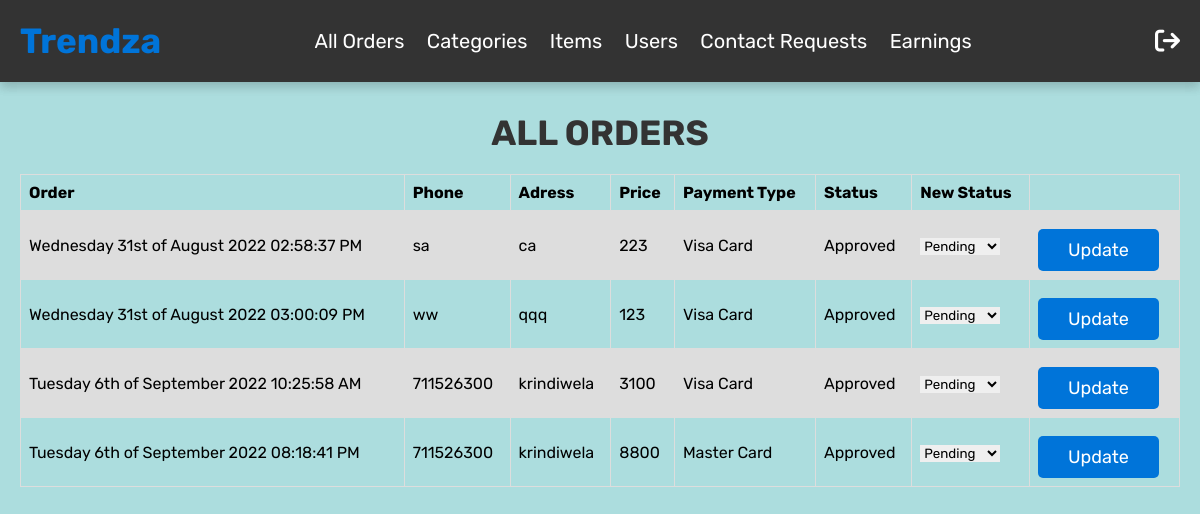
The page /admin/ (signed in) on the database its author committed.
### tables this page shows
CREATE TABLE `orders` (
  `id` int(11) NOT NULL,
  `userid` int(11) NOT NULL,
  `datetime` varchar(100) NOT NULL,
  `address` varchar(250) NOT NULL,
  `phone` varchar(250) NOT NULL,
  `payment` varchar(250) NOT NULL,
  `card` varchar(250) NOT NULL,
  `cardexp` varchar(250) NOT NULL,
  `ordersum` int(11) NOT NULL,
  `status` varchar(250) NOT NULL DEFAULT 'pending'
);

### admin/index.php (the view, shortened to what this page needs)
<?php
include_once('../controllers/dbcon.php');
?>
<!DOCTYPE html>
<html lang="en">
<head>
   <link rel="stylesheet" href="https://cdnjs.cloudflare.com/ajax/libs/font-awesome/6.0.0/css/all.min.css">
<link rel="stylesheet" href="../css/style.css">
</head>
<body>
<?php include 'adminheader.php' ;?>
<section class="home-category">
   <h1 class="title">All Orders</h1>
   <div class="">
   <table>
         <tr>
            <th>Order</th>
            <th>Phone</th>
            <th>Adress</th>
            <th>Price</th>
            <th>Payment Type</th>
            <th>Status</th>
            <th>New Status</th>
            <th></th>
         </tr>
   <?php
            $itemsql = "SELECT * FROM `orders`";
            $itemresult = $conn->query($itemsql);
            if ($itemresult->num_rows > 0) {
                while($row = $itemresult->fetch_assoc())
                {
                    echo '
                    <tr>
                        <td>'.$row['datetime'].'</td>
                        <td>'.$row['phone'].'</td>
                        <td>'.$row['address'].'</td>
                        <td>'.$row['ordersum'].'</td>
                        <td>'.$row['payment'].'</td>
                        <td>'.$row['status'].'</td>
                        <form action="../controllers/adminupdateorder.php" method="post" >
                           <td>
                              <select name="status" class="box">
                                 <option value="pending">Pending</option>
                                 <option value="Approved">Approved</option>
                                 <option value="Rejected">Rejected</option>
                              </select>
                           </td>
                           <td>
                              <input type="hidden" name="orderid" value="'.$row['id'].'" class="btn">
                              <input type="hidden" name="ordervalue" value="'.$row['ordersum'].'" class="btn">
                              <input type="submit" name="submit" value="Update" class="btn">
                           </td>
                        </form>
                     </tr>
                    ';
                }
            } else {
                echo "<font color='red'> Ooops ! No Records ! </font>";
            }
            ?>
      </table>
</div>
</section>
</body>
</html>

### css/style.css (style rules this page uses)
:root { --blue:#0000ae; --red:#c0392b; --light-blue:#0074D9; --sandy-tan:#ACDDDE; --orange:#f39c12; --black:#333; --white:#fff; --light-color:#666; --light-white:#ccc; --light-bg:#f5f5f5; --border:.1rem solid var(--black); --box-shadow:0 .5rem 1rem rgba(0,0,0,.1); }
* { font-family: 'Rubik', sans-serif; margin:0; padding:0; box-sizing: border-box; outline: none; border:none; text-decoration: none; transition:all .2s linear; }
body { background-color: var(--sandy-tan); }
html { font-size: 62.5%; overflow-x: hidden; scroll-behavior: smooth; scroll-padding-top: 6.5rem; }
.btn, .option-btn, .delete-btn, .white-btn { display: inline-block; margin-top: 1rem; padding:1rem 3rem; cursor: pointer; color:var(--white); font-size: 1.8rem; border-radius: .5rem; text-transform: capitalize; }
.white-btn, .btn { background-color: var(--light-blue); }
section { padding: 3rem 2rem; max-width: 1200px; margin: 0 auto; }
.title { text-align: center; margin-bottom: 2rem; text-transform: uppercase; color:var(--black); font-size: 3.5rem; }
.home-category { padding-bottom:0; }
.home-category { padding-bottom: 0; }

### admin/index.php (style rules this page uses)
table { font-family: arial, sans-serif; border-collapse: collapse; width: 100%; }
td, th { font-size: 12pt; border: 1px solid #dddddd; text-align: left; padding: 8px; }
tr:nth-child(even) { background-color: #dddddd; }

### rows shown on the page
orders: datetime "Wednesday 31st of August 2022 02:58:37 PM", phone "sa", address "ca", ordersum "223", payment "Visa Card", status "Approved"
orders: datetime "Wednesday 31st of August 2022 03:00:09 PM", phone "ww", address "qqq", ordersum "123", payment "Visa Card", status "Approved"
orders: datetime "Tuesday 6th of September 2022 10:25:58 AM", phone "711526300", address "krindiwela", ordersum "3100", payment "Visa Card", status "Approved"
orders: datetime "Tuesday 6th of September 2022 08:18:41 PM", phone "711526300", address "krindiwela", ordersum "8800", payment "Master Card", status "Approved"
